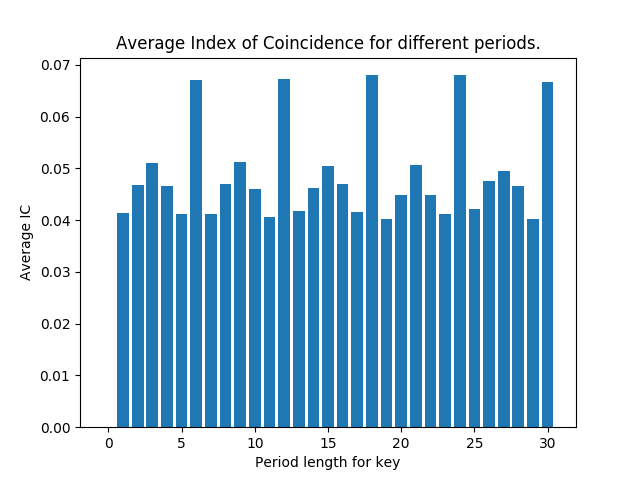

Python code for this plot:
#To find the length of the key

import matplotlib.pyplot as plt

### FUNCTIONS ###

def update_freq(freq, char):
    #to update the frequency according to char
    i = ord(char) - ord('A')
    if i >= 0 and i <= 25:
        freq[i] += 1

def compute_IC(freq, N):
    #computes the Index of Coincidence for the given frequency
    #and total number of elements N
    return sum([freq[i]*(freq[i]-1) for i in range(0,26)])/(N*(N-1))

### MAIN PROGRAM ###

#open encrypted file
file_object = open('encrypt_vigenere_cipher')
s = file_object.read()

#s includes an extra newline at the end
N = len(s)-1

#average IC for periods from 1 to max_period
max_period = 30
IC = [0]*(max_period+1)

for period in range(1,max_period+1):
    IC_for_this_period = [0]*period
    for i in range(0,period):
        freq = [0]*26
        n = 0
        for j in range(i,N+1,period):
            update_freq(freq, s[j])
            n += 1
        IC_for_this_period[i] = compute_IC(freq, n)
    IC[period] = sum(IC_for_this_period)/period

#output the computed values
for i in range(1, max_period+1):
    print(i,':',IC[i])

#histogram for the given values
index = [i for i in range(0,max_period+1)]
plt.bar(index, IC)
plt.xlabel('Period length for key')
plt.ylabel('Average IC')
plt.title('Average Index of Coincidence for different periods.')
plt.show()

#closing file
file_object.close()
